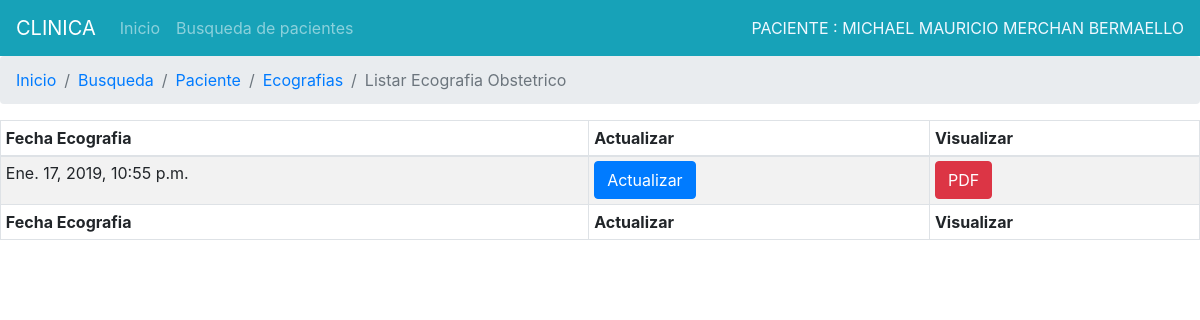
The page /registros/ecoobstetrico/listar/1 on the database its author committed.
### Registros/models.py (models this page shows, shortened)
class Paciente(models.Model):
	cedula=models.CharField(max_length=13,unique=True,verbose_name='Cedula de indentidad')
	nombre1=models.CharField(max_length=50,verbose_name='Primer nombre')
	nombre2=models.CharField(max_length=50,verbose_name='Segundo nombre')
	apellPadre=models.CharField(max_length=50,verbose_name='Apellido paterno')
	apellMadre=models.CharField(max_length=50,verbose_name='Apellido materno')
	sexo=models.CharField(max_length=2,choices=(('F', 'Femenino'),('M', 'Masculino'),))
	direccion=models.CharField(max_length=100,verbose_name='DIRECCION DOMICILIARIA')
	fechNacimiento=models.DateField('fecha de naciemiento',default=timezone.now)
	lugarNacimiento=models.CharField(max_length=100,verbose_name='LUGAR DE NACIMIENTO')
	nacionalidad=models.CharField(max_length=100,verbose_name='NACIONALIDAD')
	grupoCultural=models.CharField(max_length=100,verbose_name='GRUPO CULTURAL')
	estadoCivil=models.CharField(max_length=3,choices=(('SOL', 'Soltero'),('CAS', 'Casado'),('DIV', 'Divorciado'),('VIU', 'Viudo'),('UNL', 'Unión libre')))
	instruccion=models.CharField(max_length=100,verbose_name='INSTRUCION EDUCATIVA')
	ocupacion=models.CharField(max_length=100,verbose_name='OCUPACION')
	empresa=models.CharField(max_length=100,verbose_name='EMPRESA')
	tipo_sangre=models.CharField(max_length=100,verbose_name='TIPO DE SANGRE')
	tipo_seguro=models.CharField(max_length=100,verbose_name='TIPO DE SEGURIDAD')
	telefono=models.CharField(max_length=9,verbose_name='Telefono del paciente')
	celular=models.CharField(max_length=10,verbose_name='Celular del paciente')
	correo=models.EmailField(verbose_name='Correo del paciente')
	pariente=models.CharField(max_length=100,verbose_name='NOMBRE PARIENTE')
	parentesco=models.CharField(max_length=100,verbose_name='Parentesco')
	telefono_pariente=models.CharField(max_length=9,verbose_name='Telefono del pariente')
	celular_pariente=models.CharField(max_length=10,verbose_name='Celular del referido')
	foto=models.ImageField(upload_to='fotos', null=True,blank=True)
	fech_creado=models.DateTimeField(auto_now_add=True,verbose_name='Fecha de admision')
	fech_actualizado=models.DateTimeField(auto_now=True,verbose_name='FECHA DE ACTUALIZACION')
	def __str__(self):
		return self.apellPadre+' '+self.apellMadre+' '+self.nombre1+' '+self.nombre2

class analisisObstetrico(models.Model):
	paciente = models.ForeignKey(Paciente, on_delete=models.CASCADE,verbose_name='PACIENTE')
	numero=models.PositiveSmallIntegerField(default=1)
	situacion=models.CharField(max_length=20,choices=(('LONGITUDINAL', 'Longitudinal'),('TRANSVERSAL', 'TRANSVERSAL'),('OBLICUA', 'Oblicua')))
	presentacion=models.CharField(max_length=20,choices=(('CEFALICO', 'Cefalico'),('PODALICO', 'Podalico'),('OTROS', 'Otros')))
	dorso=models.CharField(max_length=20,choices=(('IZQUIERDA', 'Izquierda'),('DERECHA', 'Derecha'),('ANTERIOR', 'Anterior'),('POSTERIOR', 'Posterior')))
	dbp=models.DecimalField(max_digits=10, decimal_places=2,verbose_name='DBP(mm)')
	lf=models.DecimalField(max_digits=10, decimal_places=2,verbose_name='LF(mm)')
	sg=models.DecimalField(max_digits=10, decimal_places=2,verbose_name='SG(mm)')
	lcn=models.DecimalField(max_digits=10, decimal_places=2,verbose_name='LCN(mm)')
	columnaVertebral=models.CharField(max_length=20,choices=(('PRESENTE', 'Presente'),('CAMARA GASTRICA', 'Camara Gástrica')))
	riñon=models.CharField(max_length=20,choices=(('PRESENTE', 'Presente'),('VEJIGA', 'Vejiga')))
	actividadCardiaca=models.CharField(max_length=20,choices=(('PRESENTE', 'Presente'),('OTRO', 'Otro')))
	movimientoFetal=models.CharField(max_length=20,choices=(('PRESENTE', 'Presente'),('OTRO', 'Otro')))
	descrionFetal=models.CharField(max_length=300,verbose_name='DESCRIPCION')
	localizacionPlacenta=models.CharField(max_length=20,choices=(('FUNDICA', 'Fúndica'),('ANTERIOR', 'Anterior'),('POSTERIOR', 'Posterior'),('OTROS', 'Otras Posiciones')))
	grado=models.CharField(max_length=20,choices=(('0', '0'),('I', 'I'),('II', 'II'),('III', 'III')))
	espesorplacenta=models.DecimalField(max_digits=10, decimal_places=2,verbose_name='Espesor placentario(mm)')
	descrionplacenta=models.CharField(max_length=300,verbose_name='DESCRIPCION')
	volumen=models.CharField(max_length=20,choices=(('NORMAL', 'Fúndica'),('OLIGOHIDRAMNIOS', 'Oligohidramnios'),('POLIHIDRAMNIOS', 'Polihidramnios')))
	descrionamniotica=models.CharField(max_length=300,verbose_name='DESCRIPCION')
	circulardecordon=models.CharField(max_length=2,choices=(('NO', 'No'),('SI', 'Si')))
	observaciones=models.CharField(max_length=300,verbose_name='OBSERVACIONES')
	presuncionDiagnostico=models.CharField(max_length=500,verbose_name='PRESUNCION_DIAGNOSTICA:El estudio Ultrasonografico es compatible con:')
	fech_analisisobstetrico=models.DateTimeField(auto_now_add=True,verbose_name='FECHA ANALISIS OBSTETRICO')
	fech_actualizado=models.DateTimeField(auto_now=True,verbose_name='FECHA DE ACTUALIZACION')
	encargado = models.CharField(max_length=30,verbose_name='ENCARGADO',blank=True,null=True)
	def __str__(self):
		return str(self.paciente)+' '+str(self.fech_analisisobstetrico)

### Registros/views.py (the view)
# urls.py: path('ecoobstetrico/listar/<pk>', views.Listecoobstetrico.as_view(),name='listar_ecoobstetrico'),
class Listecoobstetrico(DetailView):
    model = Paciente
    template_name='registros/listar_ecos/listar_ecoobstetrico.html'
    def get_context_data(self, **kwargs):
        context = super().get_context_data(**kwargs)
        parametro = self.kwargs.get('pk',None)
        analisis = analisisObstetrico.objects.filter(paciente__id=parametro)
        context['analisis']=analisis
        print(context)
        return context

### Registros/templates/registros/listar_ecos/listar_ecoobstetrico.html (shortened to what this page needs)
{%extends "registros/base_listar.html"%}
{% block tipoeco %}
<li class="breadcrumb-item"><a href="{% url 'registros:ecografia' ident=paciente.pk %}">Ecografias</a></li>
<li class="breadcrumb-item active" aria-current="page">Listar Ecografia Obstetrico</li>
{% endblock %}
{% block content %}
<table id="dtDynamicVerticalScrollExample" class="table table-striped table-bordered table-sm" cellspacing="0" width="100%">
    <thead>
      <tr>
        <th class="th-sm">Fecha Ecografia
        </th>
        <th class="th-sm">Actualizar
        </th>
        <th class="th-sm">Visualizar
            </th>
      </tr>
    </thead>
    <tbody>
        {% for list in analisis %}
        <tr>
            <td>{{list.fech_analisisobstetrico}}</td>
            <td><a class="btn btn-primary" href="#">Actualizar</a></td>
            <td><a class="btn btn-danger" href="#">PDF</a></td>
        </tr>
        {%endfor%}
    </tbody>
    <tfoot>
        <tr>
            <th>Fecha Ecografia</th>
            <th>Actualizar</th>
            <th>Visualizar</th>
        </tr>
    </tfoot>
  </table>
{% endblock %}

### Registros/templates/registros/base_listar.html (shortened to what this page needs)
{% extends 'registros/base.html' %}
{% load crispy_forms_tags %}
{% block principal %}
<li class="nav-item">
  <a class="nav-link" href="{% url 'registros:index'%}">Inicio</a>
</li>
<li class="nav-item">
  <a class="nav-link" href="{% url 'registros:buscar'%}">Busqueda de pacientes</a>
</li>
{% endblock %}
{%block derecha%}
<div style="color:aliceblue">PACIENTE : {{paciente.nombre1}}&nbsp{{paciente.nombre2}}&nbsp{{paciente.apellPadre}}&nbsp{{paciente.apellMadre}}
</div>
{%endblock%}
{% block lista %}
<li class="breadcrumb-item"><a href="{% url 'registros:index'%}">Inicio</a></li>
<li class="breadcrumb-item"><a href="{% url 'registros:buscar'%}">Busqueda</a></li>
<li class="breadcrumb-item"><a href="{% url 'registros:paciente' ident=paciente.pk %}">Paciente</a></li>
{% block tipoeco %}{% endblock %}
{% endblock %}

### rows shown on the page
Paciente: nombre1 "MICHAEL", nombre2 "MAURICIO", apellPadre "MERCHAN", apellMadre "BERMAELLO"
analisisObstetrico: fech_analisisobstetrico "Ene. 17, 2019, 10:55 p.m."
